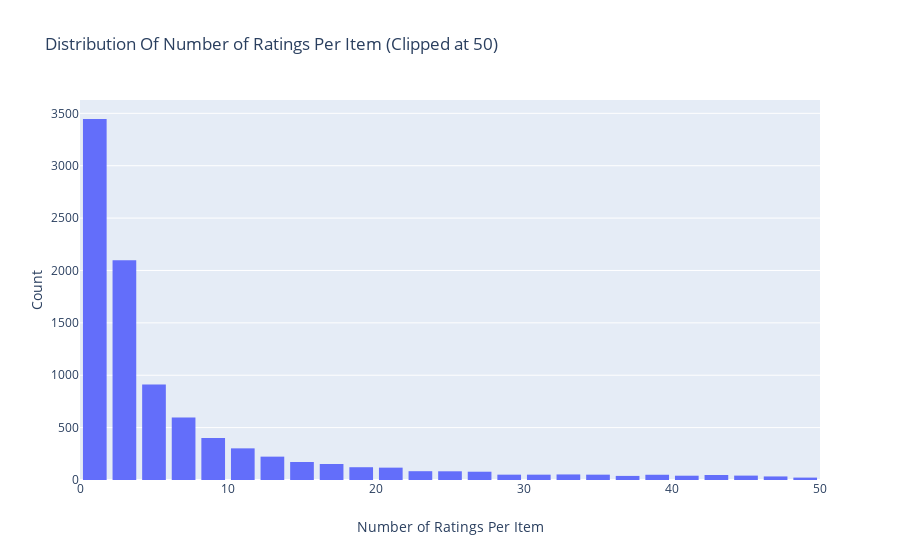

Notebook cell for this chart:
### Markdown cell above
### Ratings Distribution By Item

### Code cell
data = df.groupby('itemID')['rating'].count().clip(upper=50)
# Create trace
trace = go.Histogram(x = data.values,
                     name = 'Ratings',
                     xbins = dict(start = 0,
                                  end = 50,
                                  size = 2))
# Create layout
layout = go.Layout(title = 'Distribution Of Number of Ratings Per Item (Clipped at 50)',
                   xaxis = dict(title = 'Number of Ratings Per Item'),
                   yaxis = dict(title = 'Count'),
                   bargap = 0.2)

# Create plot
fig = go.Figure(data=[trace], layout=layout)
iplot(fig)

### Figure 1 — Plotly figure (JSON) as saved in the notebook; plotly's stock layout.template omitted (floating-point values rounded to 4 significant figures; data arrays with more than 128 entries replaced by an {"elided": "..."} marker saying what was removed)
{"data": [{"name": "Ratings", "type": "histogram", "x": {"elided": "9724 int values"}, "xbins": {"end": 50, "size": 2, "start": 0}}], "layout": {"bargap": 0.2, "title": {"text": "Distribution Of Number of Ratings Per Item (Clipped at 50)"}, "xaxis": {"title": {"text": "Number of Ratings Per Item"}}, "yaxis": {"title": {"text": "Count"}}}}
